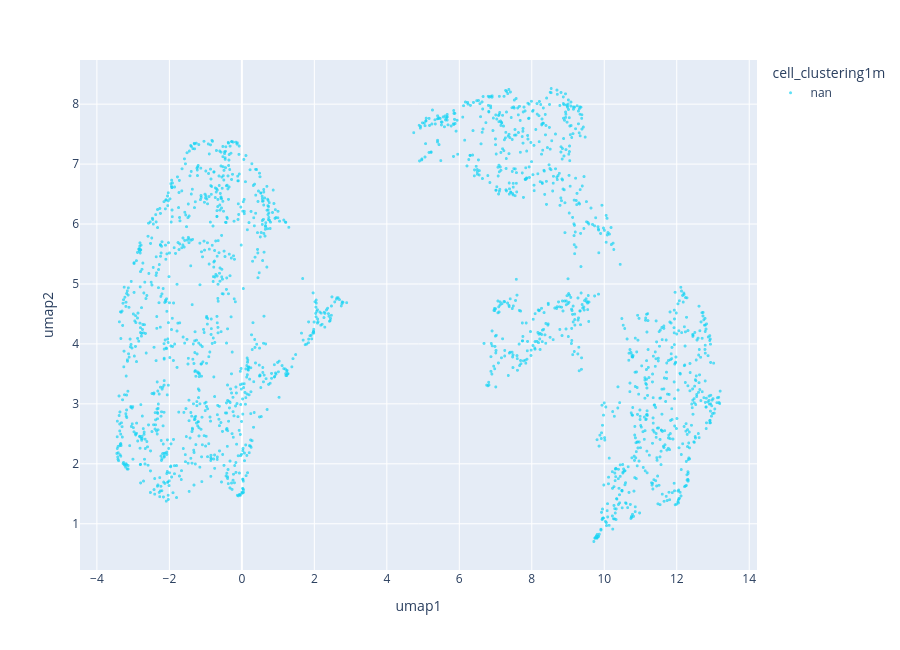

Notebook cell for this chart:
### Code cell
# 🖐️ INTERACTIF — UMAP interactive
UMAP_COLOR_BY = "cell_clustering1m"
figp = px.scatter(umapRes, x="umap1", y="umap2", color=UMAP_COLOR_BY, render_mode="webgl", height=650, opacity=.7,
                  color_discrete_map=COLORASSIGNED if UMAP_COLOR_BY == "cell_clustering1m" else None, hover_data=["region_id", "cell_clustering1m"])
figp.update_traces(marker=dict(size=3)); figp.write_html(os.path.join(OUT_DIR, "Umap_interactive.html")); figp.show()

### Figure 1 — Plotly figure (JSON) as saved in the notebook; plotly's stock layout.template omitted (floating-point values rounded to 4 significant figures; data arrays with more than 128 entries replaced by an {"elided": "..."} marker saying what was removed)
{"data": [{"customdata": {"elided": "2000x2 null values"}, "hovertemplate": "cell_clustering1m=%{customdata[1]}<br>umap1=%{x}<br>umap2=%{y}<br>region_id=%{customdata[0]}<extra></extra>", "legendgroup": "nan", "marker": {"color": "#19d3f3", "opacity": 0.7, "size": 3, "symbol": "circle"}, "mode": "markers", "name": "nan", "showlegend": true, "type": "scattergl", "x": {"elided": "2000 float values"}, "xaxis": "x", "y": {"elided": "2000 float values"}, "yaxis": "y"}], "layout": {"height": 650, "legend": {"title": {"text": "cell_clustering1m"}, "tracegroupgap": 0}, "margin": {"t": 60}, "xaxis": {"anchor": "y", "domain": [0, 1], "title": {"text": "umap1"}}, "yaxis": {"anchor": "x", "domain": [0, 1], "title": {"text": "umap2"}}}}
